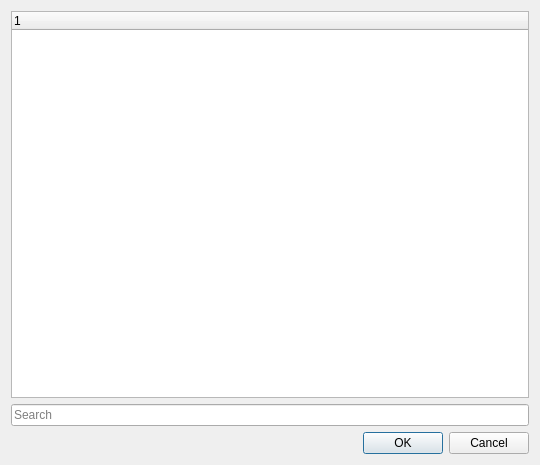
<?xml version="1.0" encoding="UTF-8"?>
<ui version="4.0">
 <class>PluginSettingsDialog</class>
 <widget class="QDialog" name="PluginSettingsDialog">
  <property name="geometry">
   <rect>
    <x>0</x>
    <y>0</y>
    <width>540</width>
    <height>465</height>
   </rect>
  </property>
  <property name="windowTitle">
   <string>Dialog</string>
  </property>
  <layout class="QVBoxLayout" name="verticalLayout">
   <item>
    <widget class="QTreeWidget" name="pluginList">
     <column>
      <property name="text">
       <string notr="true">1</string>
      </property>
     </column>
    </widget>
   </item>
   <item>
    <widget class="QLineEdit" name="filterEdit">
     <property name="maxLength">
      <number>100</number>
     </property>
     <property name="placeholderText">
      <string>Search</string>
     </property>
    </widget>
   </item>
   <item>
    <widget class="QDialogButtonBox" name="buttonBox">
     <property name="orientation">
      <enum>Qt::Orientation::Horizontal</enum>
     </property>
     <property name="standardButtons">
      <set>QDialogButtonBox::StandardButton::Cancel|QDialogButtonBox::StandardButton::Ok</set>
     </property>
    </widget>
   </item>
  </layout>
 </widget>
 <resources/>
 <connections>
  <connection>
   <sender>buttonBox</sender>
   <signal>accepted()</signal>
   <receiver>PluginSettingsDialog</receiver>
   <slot>accept()</slot>
   <hints>
    <hint type="sourcelabel">
     <x>248</x>
     <y>254</y>
    </hint>
    <hint type="destinationlabel">
     <x>157</x>
     <y>274</y>
    </hint>
   </hints>
  </connection>
  <connection>
   <sender>buttonBox</sender>
   <signal>rejected()</signal>
   <receiver>PluginSettingsDialog</receiver>
   <slot>reject()</slot>
   <hints>
    <hint type="sourcelabel">
     <x>316</x>
     <y>260</y>
    </hint>
    <hint type="destinationlabel">
     <x>286</x>
     <y>274</y>
    </hint>
   </hints>
  </connection>
 </connections>
</ui>
